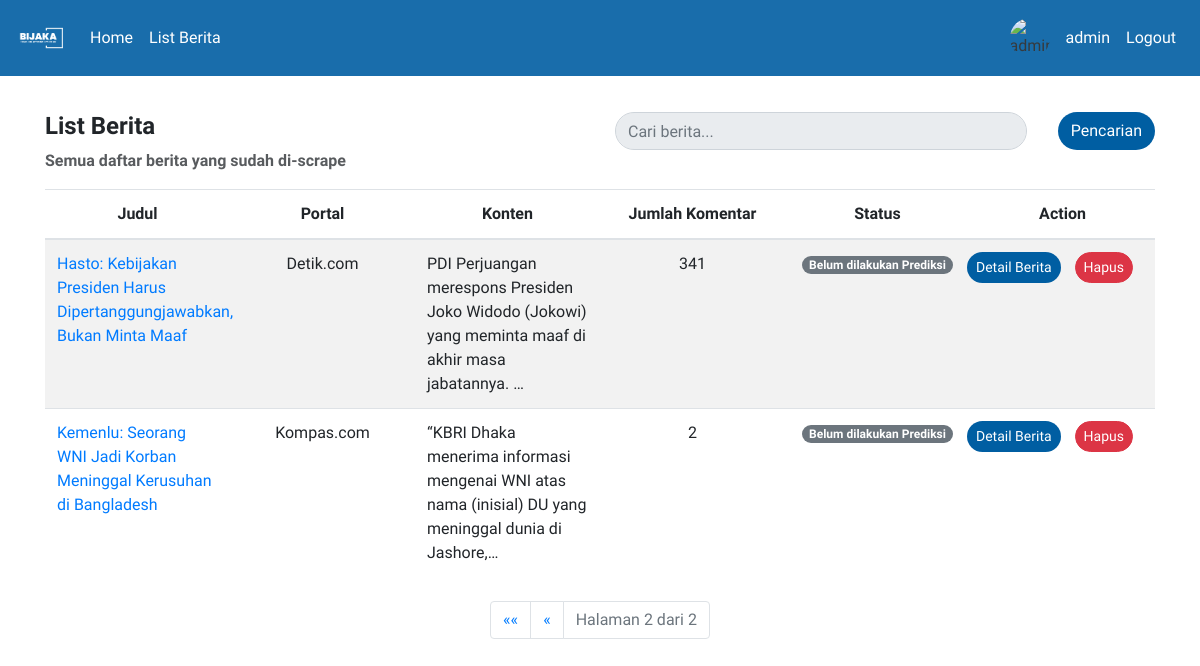
Page /list_berita/?page=2 (signed in) on the earlier database version.
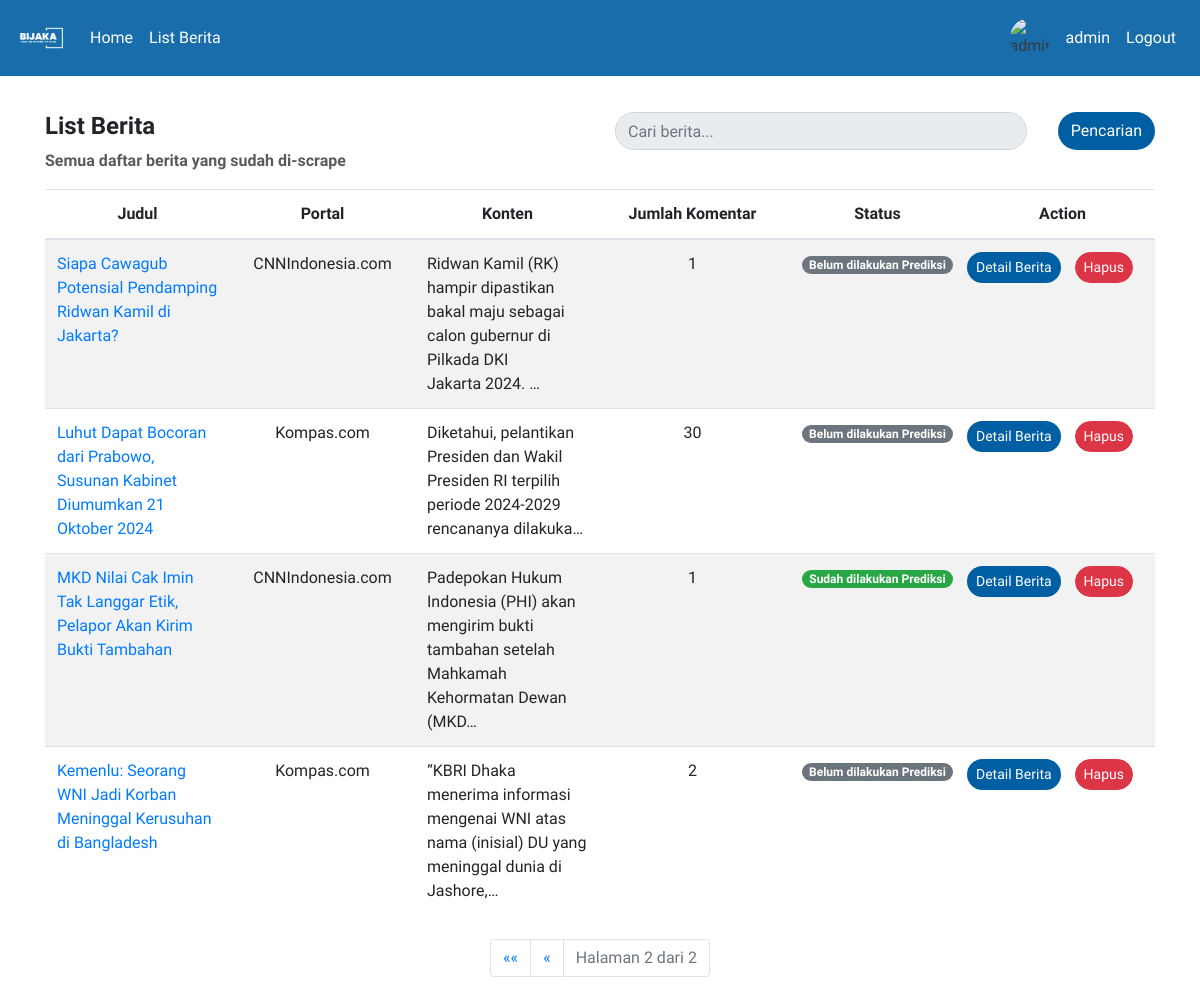
Same page on the later database version.
### hateapp/models.py (models this page shows, shortened)
class Berita(models.Model):
    id = models.CharField(primary_key=True, max_length=8, default=generate_short_uuid, editable=False, unique=True)
    link = models.URLField()
    portal = models.CharField(max_length=50)
    judul = models.CharField(max_length=255)
    konten = models.TextField()
    jumlah_komentar = models.PositiveIntegerField()
    timestamp_scrape = models.DateTimeField(verbose_name='Timestamp Scrape')
    @property
    def status_prediksi(self):
        return all(komentar.prediksi is not None for komentar in self.komentar_set.all())

### hateapp/views.py (the view)
# urls.py: path('list_berita/', views.list_berita, name="list_berita"),
def list_berita(request):
    form = BeritaSearchForm(request.GET)
    berita_list = Berita.objects.order_by('-timestamp_scrape')
    if form.is_valid():
        search_query = form.cleaned_data['search']
        if search_query:
            berita_list = berita_list.filter(
                Q(judul__icontains=search_query) |
                Q(portal__icontains=search_query) |
                Q(konten__icontains=search_query)
            )
    page = request.GET.get('page', 1)
    paginator = Paginator(berita_list, 5)
    try:
        berita = paginator.page(page)
    except PageNotAnInteger:
        berita = paginator.page(1)
    except EmptyPage:
        berita = paginator.page(paginator.num_pages)
    return render(request, 'list_berita.html', {'berita_list': berita, 'berita': berita, 'form': form})

### hateapp/forms.py
class BeritaSearchForm(forms.Form):
    search = forms.CharField(max_length=255, required=False)

### templates/list_berita.html (shortened to what this page needs)
{% extends 'base.html' %}
{% block content %}
<div class="row">
    <div class="col-6">
        <h4><strong>List Berita</strong></h4>
        <p style="opacity: 0.75;"><strong>Semua daftar berita yang sudah di-scrape</strong></p>
    </div>
    <div class="col-6 text-left">
        <form method="get" action="{% url 'list_berita' %}">
            <div class="form-group">
                <div class="input-group mb-3">
                    <input style="border-radius: 20px;" type="text" class="form-control" placeholder="Cari berita..." name="search" value="{{ request.GET.search }}" autocomplete="off" readonly onfocus="this.removeAttribute('readonly');">
                    <div class="input-group-append">
                        <button class="btn" type="submit" style="background-color: #005EA2; color: #fff; border-radius: 20px; margin-left: 2em;">Pencarian</button>
                    </div>
                </div>
            </div>
        </form>
    </div>
</div>
<table class="table table-striped" style="table-layout: fixed; width: 100%;">
    <thead class="text-center">
        <tr>
            <th>Judul</th>
            <th>Portal</th>
            <th>Konten</th>
            <th>Jumlah Komentar</th>
            <th>Status</th>
            <th>Action</th>
        </tr>
    </thead>
    <tbody>
        {% for berita in berita_list %}
            <tr>
                <td style="width: 20%; text-wrap: wrap;"><a href="{{berita.link}}" class="text-decoration-none" target="_blank">{{ berita.judul }}</a></td>
                <td class="text-center" style="width: 15%;">{{ berita.portal }}</td>
                <td style="width: 35%;">{{ berita.konten|truncatechars:100 }}</td>
                <td class="text-center" style="width: 10%;">{{ berita.jumlah_komentar }}</td>
                <td class="text-center" style="width: 5%;">
                    {% if berita.status_prediksi %}
                        <span class="badge badge-pill badge-success">Sudah dilakukan Prediksi</span>
                    {% else %}
                        <span class="badge badge-pill badge-secondary">Belum dilakukan Prediksi</span>
                    {% endif %}
                </td>
                <td class="text-center" style="width: 5%;">
                    {% if user.is_staff %}
                    <div class="row">
                        <a href="{% url 'detail_berita' berita_id=berita.id %}" class="btn btn-sm" style="background-color: #005EA2; color: #fff; border-radius: 20px; margin-right: 1em;">Detail Berita</a>
                        <button type="button" class="btn btn-sm btn-danger" data-toggle="modal" data-target="#deleteModal{{ berita.id }}" style="border-radius: 20px;">
                            Hapus
                        </button>
                    </div>
                {% else %}
                        <a href="{% url 'detail_berita' berita_id=berita.id %}" class="btn btn-sm" style="background-color: #005EA2; color: #fff; border-radius: 20px; margin-right: 1em;">Detail Berita</a>
                {% endif %}
                </td>
            </tr>
        {% endfor %}
    </tbody>
</table>
    <div class="pagination mt-4 d-flex justify-content-center">
        <ul class="pagination justify-content-center">
            {% if berita.has_previous %}
                <li class="page-item">
                    <a class="page-link" href="?page=1" aria-label="First">
                        <span aria-hidden="true">&laquo;&laquo;</span>
                    </a>
                </li>
                <li class="page-item">
                    <a class="page-link" href="?page={{ berita.previous_page_number }}" aria-label="Previous">
                        <span aria-hidden="true">&laquo;</span>
                    </a>
                </li>
            {% endif %}
            <li class="page-item disabled">
                <span class="page-link">
                    Halaman {{ berita.number }} dari {{ berita.paginator.num_pages }}
                </span>
            </li>
        </ul>
    </div>
{% endblock %}

Differences in the rows shown:
removed Berita: judul "Hasto: Kebijakan Presiden Harus Dipertanggungjawabkan, Bukan Minta Maaf", portal "Detik.com", konten "PDI Perjuangan merespons Presiden Joko Widodo (Jokowi) yang meminta maaf di akhir masa jabatannya. …", jumlah_komentar "341", shows "Belum dilakukan Prediksi"
added Berita: judul "Siapa Cawagub Potensial Pendamping Ridwan Kamil di Jakarta?", portal "CNNIndonesia.com", konten "Ridwan Kamil (RK) hampir dipastikan bakal maju sebagai calon gubernur di Pilkada DKI Jakarta 2024. …", jumlah_komentar "1", shows "Belum dilakukan Prediksi"
added Berita: judul "Luhut Dapat Bocoran dari Prabowo, Susunan Kabinet Diumumkan 21 Oktober 2024", portal "Kompas.com", konten "Diketahui, pelantikan Presiden dan Wakil Presiden RI terpilih periode 2024-2029 rencananya dilakuka…", jumlah_komentar "30", shows "Belum dilakukan Prediksi"
now on this page (row unchanged): Berita: judul "MKD Nilai Cak Imin Tak Langgar Etik, Pelapor Akan Kirim Bukti Tambahan", portal "CNNIndonesia.com", konten "Padepokan Hukum Indonesia (PHI) akan mengirim bukti tambahan setelah Mahkamah Kehormatan Dewan (MKD…", jumlah_komentar "1", shows "Sudah dilakukan Prediksi"
